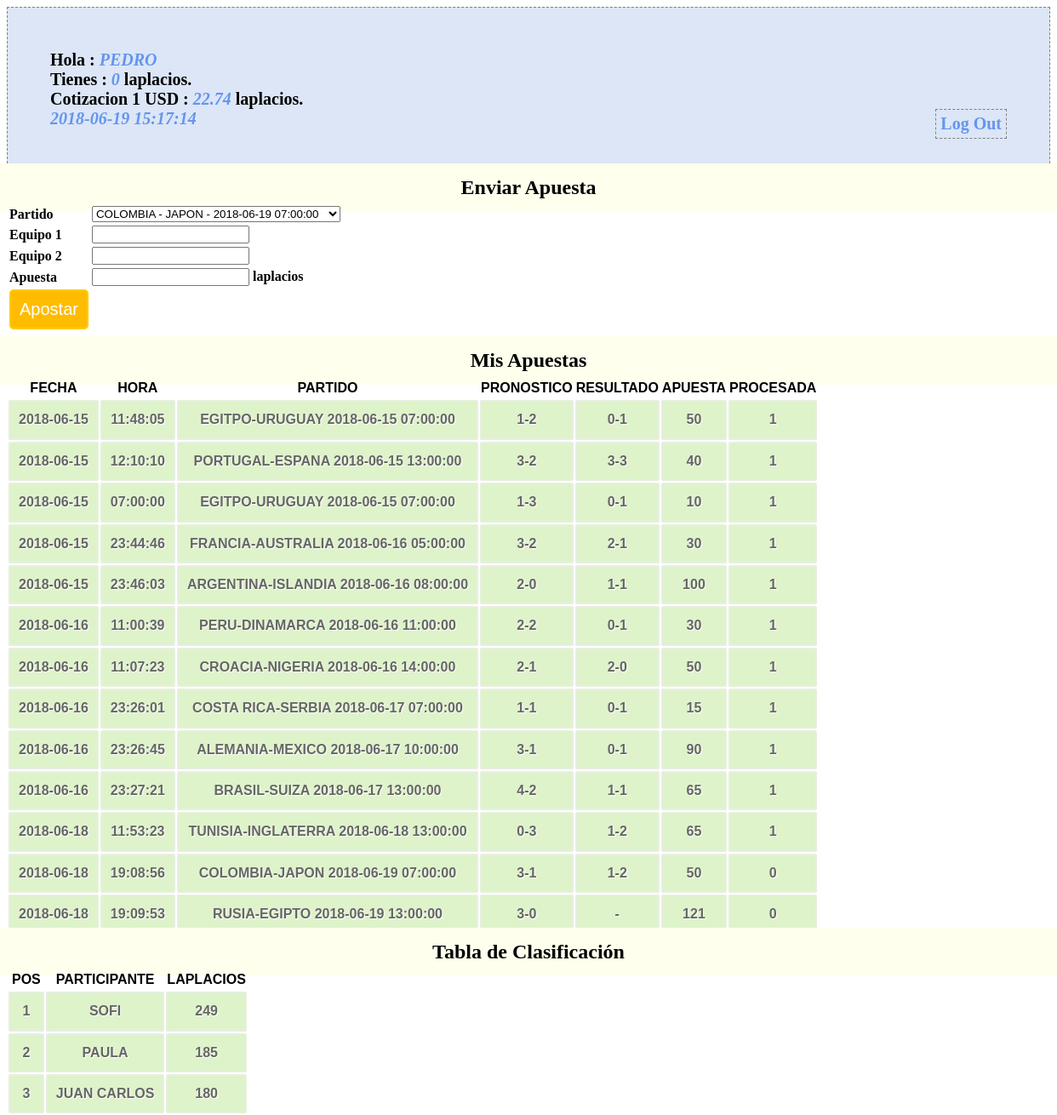
The app's page /profile.php (signed in, upper part), older data.
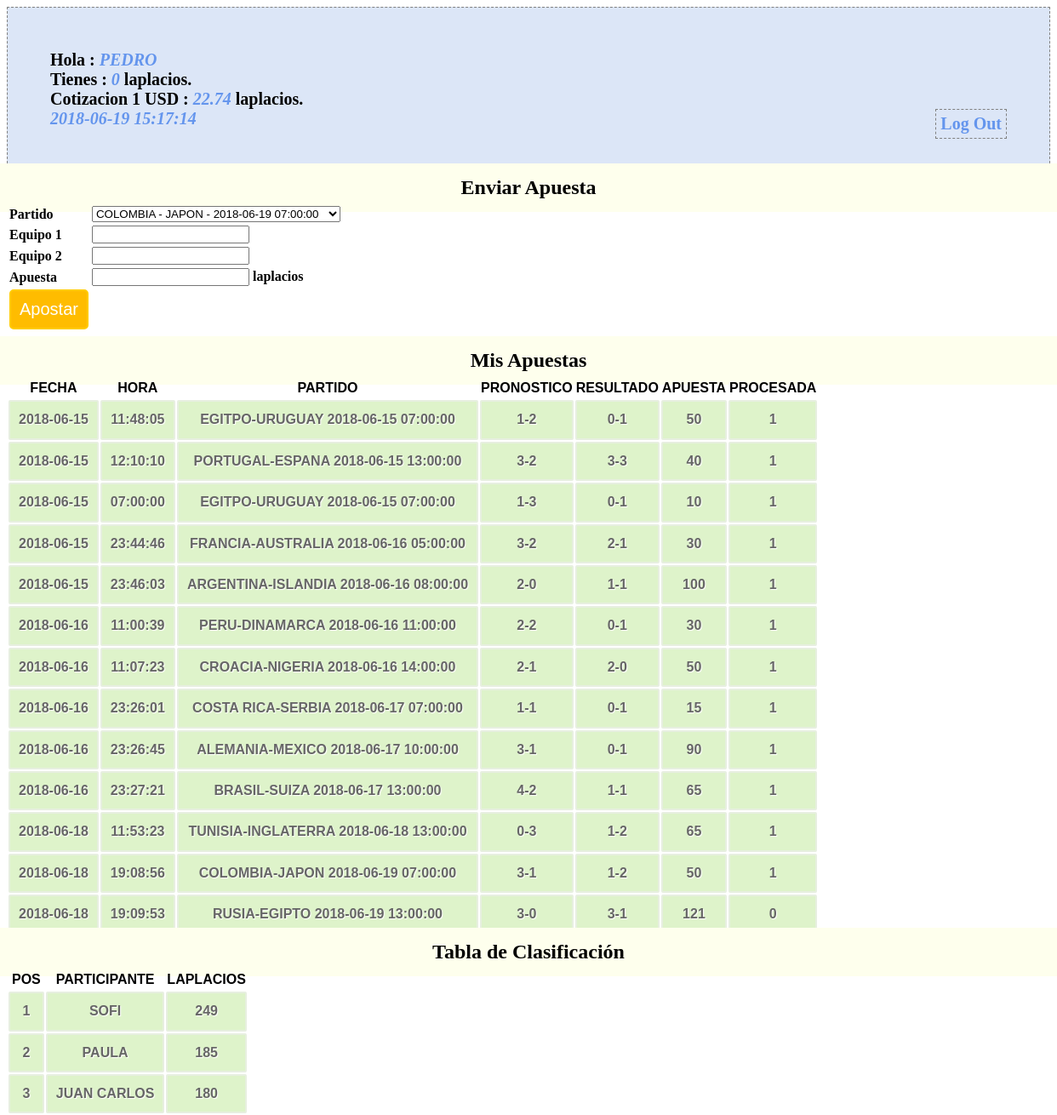
The same page, newer data.
### tables this page shows
CREATE TABLE `participantes` (
  `id_participante` bigint(20) unsigned NOT NULL AUTO_INCREMENT COMMENT 'id participante',
  `nombre` varchar(60) NOT NULL COMMENT 'nombre participante',
  `saldo` int(11) NOT NULL COMMENT 'valor del saldo',
  `passwd` varchar(10) NOT NULL,
  PRIMARY KEY (`id_participante`),
  UNIQUE KEY `id_participante` (`id_participante`)
);

CREATE TABLE `banco_central_laplacio` (
  `total_laplacios` int(11) NOT NULL,
  `total_dolares` int(11) NOT NULL,
  `reserva` int(11) NOT NULL,
  `impresos` int(11) NOT NULL,
  `cotizacion` float NOT NULL
);

CREATE TABLE `apuestas` (
  `id_apuesta` bigint(20) unsigned NOT NULL AUTO_INCREMENT,
  `id_participante` bigint(20) NOT NULL,
  `id_partido` bigint(20) NOT NULL,
  `apuesta_equipo_1` int(11) NOT NULL,
  `apuesta_equipo_2` int(11) NOT NULL,
  `apuesta_valor` int(11) NOT NULL,
  `apuesta_fecha` date NOT NULL,
  `apuesta_hora` time NOT NULL,
  `procesada` tinyint(1) DEFAULT NULL,
  PRIMARY KEY (`id_apuesta`),
  UNIQUE KEY `id_apuesta` (`id_apuesta`)
);

CREATE TABLE `partidos` (
  `id_partido` bigint(20) unsigned NOT NULL AUTO_INCREMENT,
  `equipo_1` varchar(50) NOT NULL,
  `equipo_2` varchar(50) NOT NULL,
  `fecha` date NOT NULL,
  `hora` time NOT NULL,
  `resultado_equipo_1` int(11) DEFAULT NULL,
  `resultado_equipo_2` int(11) DEFAULT NULL,
  `revisado` tinyint(1) DEFAULT NULL,
  PRIMARY KEY (`id_partido`),
  UNIQUE KEY `id_partido` (`id_partido`)
);

### conn.php (called while the page is built, shortened)
<?php
$connection = mysql_connect("localhost", "laplacios2018", "");
$user_check=$_SESSION['login_user'];
$ses_sql=mysql_query("select id_participante,nombre,saldo from participantes where nombre='$user_check'", $connection);
$row = mysql_fetch_assoc($ses_sql);
$login_session =$row['nombre'];
$login_id = $row['id_participante'];
$login_saldo = $row['saldo'];
?>

### session.php (called while the page is built, shortened)
<?php
require_once('conn.php');
$current_date = date('Y-m-d');
$current_time = date('H:i:s');
$games_query=mysql_query("SELECT DISTINCT id_partido,equipo_1,equipo_2,fecha,hora FROM partidos WHERE fecha >= '$current_date'",$connection);
$bets_query=mysql_query("select * from apuestas where id_participante='$login_id'");
$leader_query= mysql_query("select nombre,saldo from participantes order by saldo desc");
$total_banco_prev_query = mysql_query("SELECT * FROM banco_central_laplacio WHERE 1");
$total_banco_prev_row = mysql_fetch_array($total_banco_prev_query);
?>

### profile.php (the view, shortened to what this page needs)
<?php
include('session.php');
?>
<!DOCTYPE html>
<html>
<head>
<link href="style.css" rel="stylesheet" type="text/css">
</head>
<body>
<div id="profile">
<b id="welcome">Hola : <i><?php echo $login_session;?></i></b><br/>
<b>Tienes : <i><?php echo $login_saldo;?></i> laplacios.</b><br/>
<b>Cotizacion 1 USD : <i><?php echo $total_banco_prev_row[4];?></i> laplacios.</b><br/>
<b><i><?php echo $current_date.' '.$current_time; ?></i>
<b id="logout"><a href="logout.php">Log Out</a></b>
</div>
<div>
  <h2>Enviar Apuesta</h2>
  <form id="form" name="form" method="post" action="">
  <table>
    <tr>
      <td>Partido</td>
      <td>
        <select name="id_partido">
          <?php
          while($game = mysql_fetch_array($games_query)) {
            $partido_name = $game[1] . " - " . $game[2] . " - " . $game[3] . " " . $game[4];
            echo '<option value="'.$game[0].'">'.$partido_name.'</option>';
          }
          echo "</select>";
          ?>
      </td>
    </tr>
    <tr>
      <td>Equipo 1</td>
      <td><input id="number" type="number" name="apuesta_equipo_1" /></td>
    </tr>
    <tr>
      <td>Equipo 2</td>
      <td><input id="number" type="number" name="apuesta_equipo_2" /></td>
    </tr>
    <tr>
      <td>Apuesta</td>
      <td><input id="number" type="number" name="apuesta_valor" /> laplacios</td>
    </tr>
    <tr>
      <td><input type="submit" name="submit" id="submit" value="Apostar" /></td>
    </tr>
  </table>
  </form>
</div>
<div class="">
  <h2>Mis Apuestas</h2>
  <table class="table1">
    <thead>
      <tr>
        <th>FECHA</th>
        <th>HORA</th>
        <th>PARTIDO</th>
        <th>PRONOSTICO</th>
        <th>RESULTADO</th>
        <th>APUESTA</th>
        <th>PROCESADA</th>
      </tr>
    </thead>
    <tbody>
    <?php
      while($bet = mysql_fetch_array($bets_query)){
        $g_query = mysql_query("select * from partidos where id_partido='$bet[2]'");
        $g_row = mysql_fetch_array($g_query);
        $match = $g_row[1].'-'.$g_row[2].' '.$g_row[3].' '.$g_row[4];
        $pron = $bet[3].'-'.$bet[4];
        $resultado = $g_row[5].'-'.$g_row[6];
        echo '<tr><td>'.$bet[6].'</td>'.'<td>'.$bet[7].'</td>'.'<td>'.$match.'</td>'.'<td>'.$pron.'</td><td>'.$resultado.'</td><td>'.$bet[5].'</td><td>'.$bet[8].'</td></tr>';
      }
    ?>
    </tbody>
  </table>
</div>
<div class="">
  <h2>Tabla de Clasificación</h2>
  <table class="table1">
    <thead>
      <tr>
        <th>POS</th>
        <th>PARTICIPANTE</th>
        <th>LAPLACIOS</th>
      </tr>
    </thead>
    <tbody>
      <?php
      $indice=1;
      while ($participant = mysql_fetch_array($leader_query)){
        echo '<tr><td>'.$indice.'</td><td>'.$participant[0].'</td><td>'.$participant[1].'</td></tr>';
        $indice = $indice+1;
      }
      ?>
    </tbody>
  </table>
</div>
</body>

### style.css (style rules this page uses)
h2 { background-color:#FEFFED; text-align:center; border-radius:10px 10px 0 0; margin:-10px -40px; padding:15px }
input[type=submit] { width:100%; background-color:#FFBC00; color:#fff; border:2px solid #FFCB00; padding:10px; font-size:20px; cursor:pointer; border-radius:5px; margin-bottom:15px }
#profile { padding:50px; border:1px dashed grey; font-size:20px; background-color:#DCE6F7 }
#logout { float:right; padding:5px; border:dashed 1px gray }
a { text-decoration:none; color:#6495ed }
i { color:#6495ed }
table.table1 { font-family: "Trebuchet MS", sans-serif; font-size: 16px; font-weight: bold; line-height: 1.4em; font-style: normal; border-collapse:separate; }
.table1 tbody td { padding:10px; text-align:center; background-color:#DEF3CA; border: 2px solid #E7EFE0; -moz-border-radius:2px; -webkit-border-radius:2px; border-radius:2px; color:#666; text-shadow:1px 1px 1px #fff; }

Row changes from the older to the newer data that the page shows:
changed apuestas "COLOMBIA-JAPON 2018-06-19 07:00:00": procesada "0" → "1"
changed through a linked row, apuestas "RUSIA-EGIPTO 2018-06-19 13:00:00": id_partido.resultado_equipo_2 "-" → "3-1"
